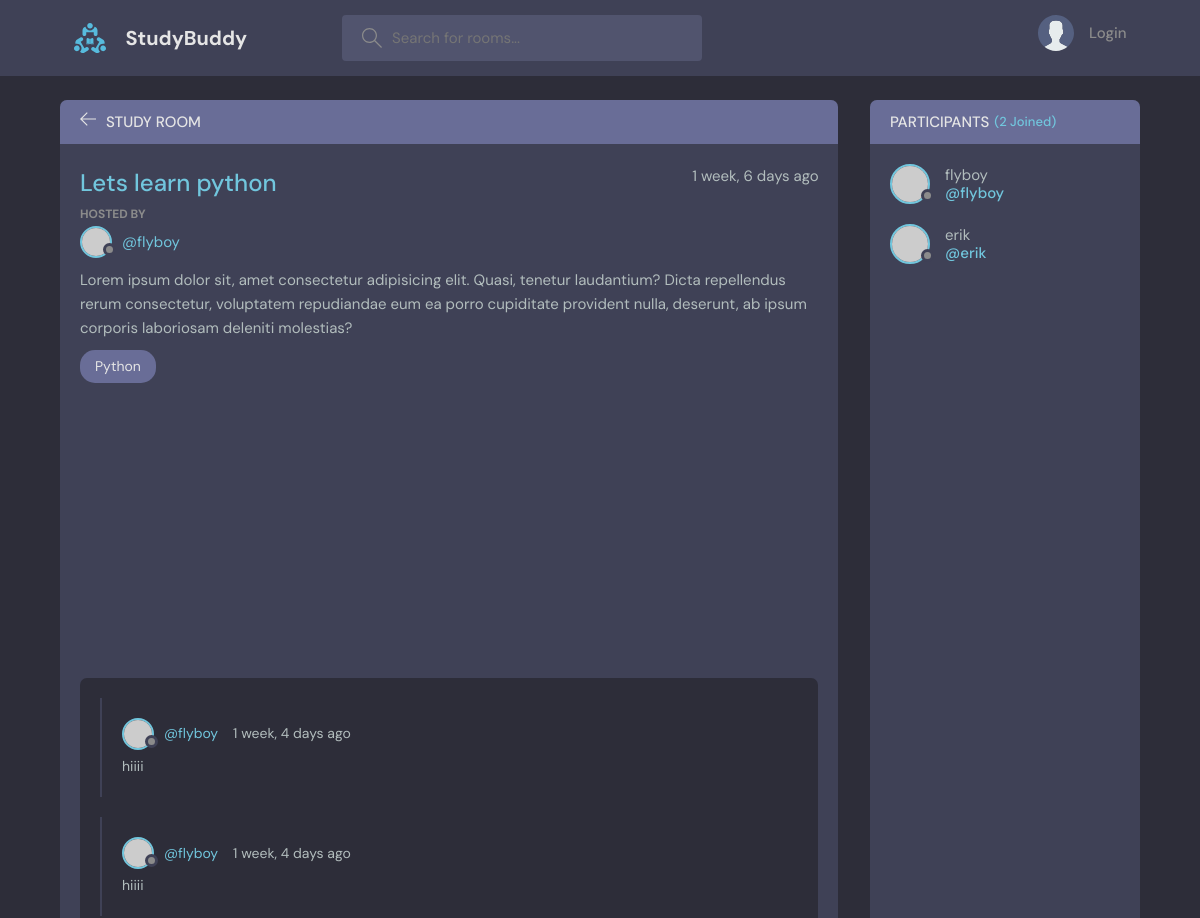
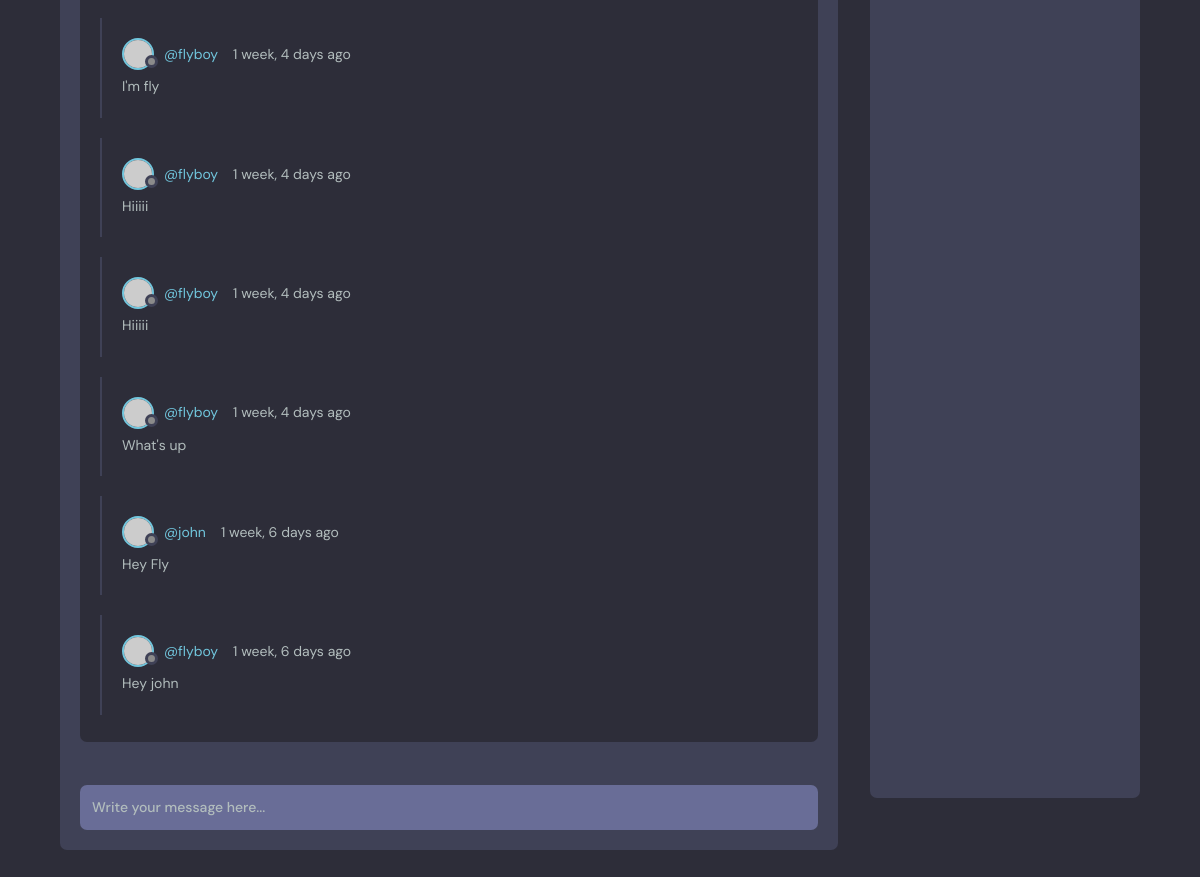
The page /room/1/ on the database its author committed (2 pictures, top to bottom).
### base/models.py (models this page shows, shortened)
class Room(models.Model):
    name = models.CharField(max_length=200)
    description = models.TextField(null=True, blank=True)
    host = models.ForeignKey(User, on_delete=models.SET_NULL, null=True)
    topic = models.ForeignKey(Topic, on_delete=models.SET_NULL, null=True)
    participants = models.ManyToManyField(User, related_name="participants")
    updated = models.DateTimeField(auto_now=True)
    created = models.DateTimeField(auto_now_add=True)
    class Meta:
        ordering = ['-updated', '-created']

class Topic(models.Model):
    name = models.CharField(max_length=200)
    updated = models.DateTimeField(auto_now=True)
    created = models.DateTimeField(auto_now_add=True)

class Message(models.Model):
    user = models.ForeignKey(User, on_delete=models.CASCADE)
    room = models.ForeignKey(Room, on_delete=models.CASCADE)
    body = models.TextField()
    updated = models.DateTimeField(auto_now=True)
    created = models.DateTimeField(auto_now_add=True)
    class Meta:
        ordering = ['-created', '-updated']

### base/views.py (the view)
# urls.py: path("room/<str:pk>/", views.room_detail, name="room-detail"),
def room_detail(request, pk: str):
    room = Room.objects.get(id=pk)
    room_messages = room.message_set.all()
    participants = room.participants.all()
    if request.method == "POST":
        message = Message.objects.create(
            user=request.user, room=room, body=request.POST.get("body")
        )
        room.participants.add(request.user)
        return redirect("room-detail", pk=room.id)
    return render(
        request,
        "base/room.html",
        {"room": room, "room_messages": room_messages, "participants": participants},
    )

### base/templates/base/room.html (shortened to what this page needs)
{% extends 'main.html' %}
{% block content %}
    <main class="profile-page layout layout--2">
        <div class="container">
            <div class="room">
                <div class="room__top">
                    <div class="room__topLeft">
                        <a href="home.html">
                            <svg version="1.1" xmlns="http://www.w3.org/2000/svg" width="32" height="32"
                                 viewBox="0 0 32 32">
                                <title>arrow-left</title>
                                <path
                                        d="M13.723 2.286l-13.723 13.714 13.719 13.714 1.616-1.611-10.96-10.96h27.625v-2.286h-27.625l10.965-10.965-1.616-1.607z"
                                ></path>
                            </svg>
                        </a>
                        <h3>Study Room</h3>
                    </div>
                </div>
                <div class="room__box scroll">
                    <div class="room__header scroll">
                        <div class="room__info">
                            <h3>{{ room.name }}</h3>
                            <span>{{ room.created|timesince }} ago</span>
                        </div>
                        <div class="room__hosted">
                            <p>Hosted By</p>
                            <a href="{% url 'user-profile' room.host.id %}" class="room__author">
                                <div class="avatar avatar--small">
                                    <img src="https://randomuser.me/api/portraits/men/37.jpg"/>
                                </div>
                                <span>@{{ room.host.username }}</span>
                            </a>
                        </div>
                        <div class="room__details">
                            Lorem ipsum dolor sit, amet consectetur adipisicing elit. Quasi, tenetur laudantium? Dicta
                            repellendus
                            rerum consectetur, voluptatem repudiandae eum ea porro cupiditate provident nulla, deserunt,
                            ab ipsum
                            corporis laboriosam deleniti molestias?
                        </div>
                        <span class="room__topics">{{ room.topic.name }}</span>
                    </div>
                    <div class="room__conversation">
                        <div class="threads scroll">
                            {% for message in room_messages %}
                                <div class="thread">
                                    <div class="thread__top">
                                        <div class="thread__author">
                                            <a href="{% url 'user-profile' message.user.id %}"
                                               class="thread__authorInfo">
                                                <div class="avatar avatar--small">
                                                    <img src="https://randomuser.me/api/portraits/men/37.jpg"/>
                                                </div>
                                                <span>@{{ message.user.username }}</span>
                                            </a>
                                            <span class="thread__date">{{ message.created|timesince }} ago</span>
                                        </div>
                                    </div>
                                    <div class="thread__details">
                                        {{ message.body }}
                                    </div>
                                </div>
                            {% endfor %}
                        </div>
                    </div>
                </div>
                <div class="room__message">
                    <form action="" method="post">
                        <input name="body" placeholder="Write your message here..."/>
                    </form>
                </div>
            </div>
            <div class="participants">
                <h3 class="participants__top">Participants <span>({{ participants.count }} Joined)</span></h3>
                <div class="participants__list scroll">
                    {% for participant in participants %}
                        <a href="{% url 'user-profile' participant.id %}" class="participant">
                            <div class="avatar avatar--medium">
                                <img src="https://randomuser.me/api/portraits/men/37.jpg"/>
                            </div>
                            <p>
                                {{ participant.username }}
                                <span>@{{ participant.username }}</span>
                            </p>
                        </a>
                    {% endfor %}
                </div>
            </div>
        </div>
    </main>
{% endblock %}

### rows shown on the page
Room: name "Lets learn python", created "1 week, 6 days", host.username "flyboy", topic.name "Python"
Message: user.username "flyboy", created "1 week, 4 days", body "hiiii"
Message: user.username "flyboy", created "1 week, 4 days", body "hiiii"
Message: user.username "flyboy", created "1 week, 4 days", body "I'm fly"
Message: user.username "flyboy", created "1 week, 4 days", body "Hiiiii"
Message: user.username "flyboy", created "1 week, 4 days", body "Hiiiii"
Message: user.username "flyboy", created "1 week, 4 days", body "What's up"
Message: user.username "john", created "1 week, 6 days", body "Hey Fly"
Message: user.username "flyboy", created "1 week, 6 days", body "Hey john"

### other values the page prints
{{ participants.count }} "2"
{{ participant.username }} "flyboy"
{{ participant.username }} "erik"
